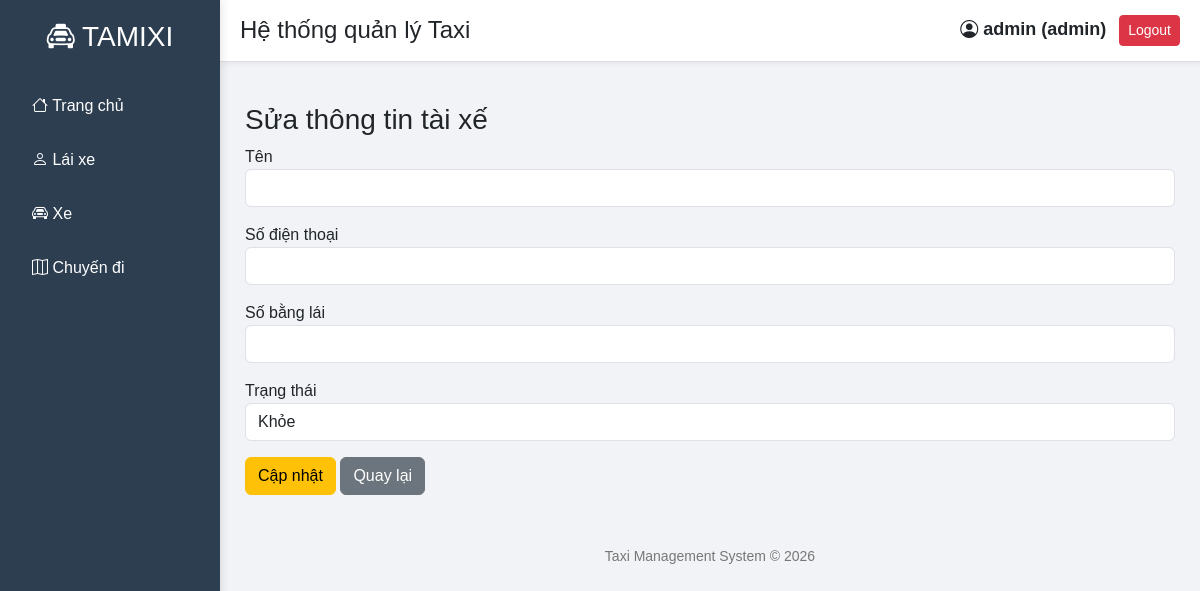
/edit/3 (signed in), run on an earlier commit of the app's database.
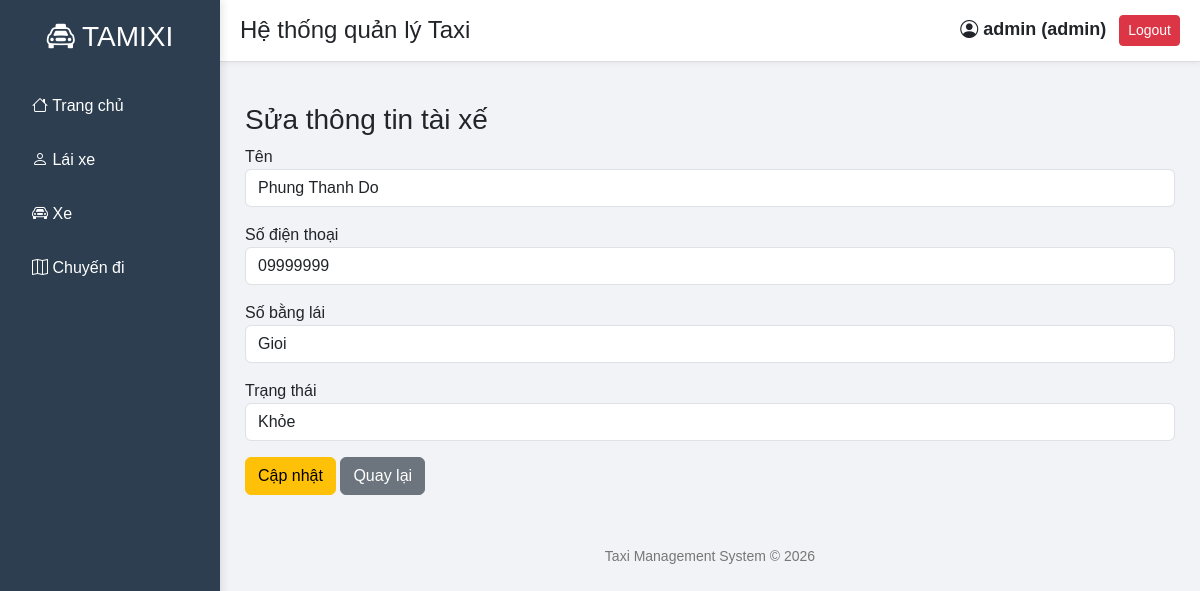
And on a later commit of the database.
### tables this page shows
CREATE TABLE Drivers (
    driver_id INTEGER PRIMARY KEY AUTOINCREMENT,
    name TEXT NOT NULL,
    phone TEXT,
    license_number TEXT,
    status TEXT
);

### app.py (the view, shortened to what this page needs)
@app.route("/edit/<id>",methods=["GET","POST"])
def edit_driver(id):
    conn = get_db()
    cursor = conn.cursor()
    if "user" not in session:
        return redirect("/login")
    if session["role"] != "admin":
        flash("Không có quyền hạn","danger")
        return redirect("/drivers")
    cursor.execute("SELECT * FROM Drivers WHERE driver_id=?", (id,))
    driver=cursor.fetchone()
    conn.close()
    return render_template("edit_driver.html",driver=driver)

### app.py (called while the page is built)
def get_db():
    conn = sqlite3.connect("taxi.db")
    conn.row_factory = sqlite3.Row
    return conn

### templates/edit_driver.html (shortened to what this page needs)
{% extends "layout.html" %}
{% block content %}
<h3>Sửa thông tin tài xế</h3>
<form method="POST">
<div class="mb-3">
<label>Tên </label>
<input type="text" name="name" class="form-control" value="{{driver.name}}">
</div>
<div class="mb-3">
<label>Số điện thoại</label>
<input type="text" name="phone" class="form-control" value="{{driver.phone}}">
</div>
<div class="mb-3">
<label>Số bằng lái</label>
<input type="text" name="license" class="form-control" value="{{driver.license_number}}">
</div>
<div class="mb-3">
<label>Trạng thái</label>
<select name="status" class="form-control">
<option value="Khỏe" {% if driver.status=="Khỏe" %}selected{% endif %}>
Khỏe
</option>
</select>
</div>
<button class="btn btn-warning">Cập nhật</button>
<a href="/drivers" class="btn btn-secondary">Quay lại</a>
</form>
{% endblock %}

What changed in the data, as far as the page shows it:
added Drivers: name "Phung Thanh Do", phone "09999999", license "Gioi", status "Khỏe"
Also different on the page:
form field status: "Khỏe" → (not shown)
